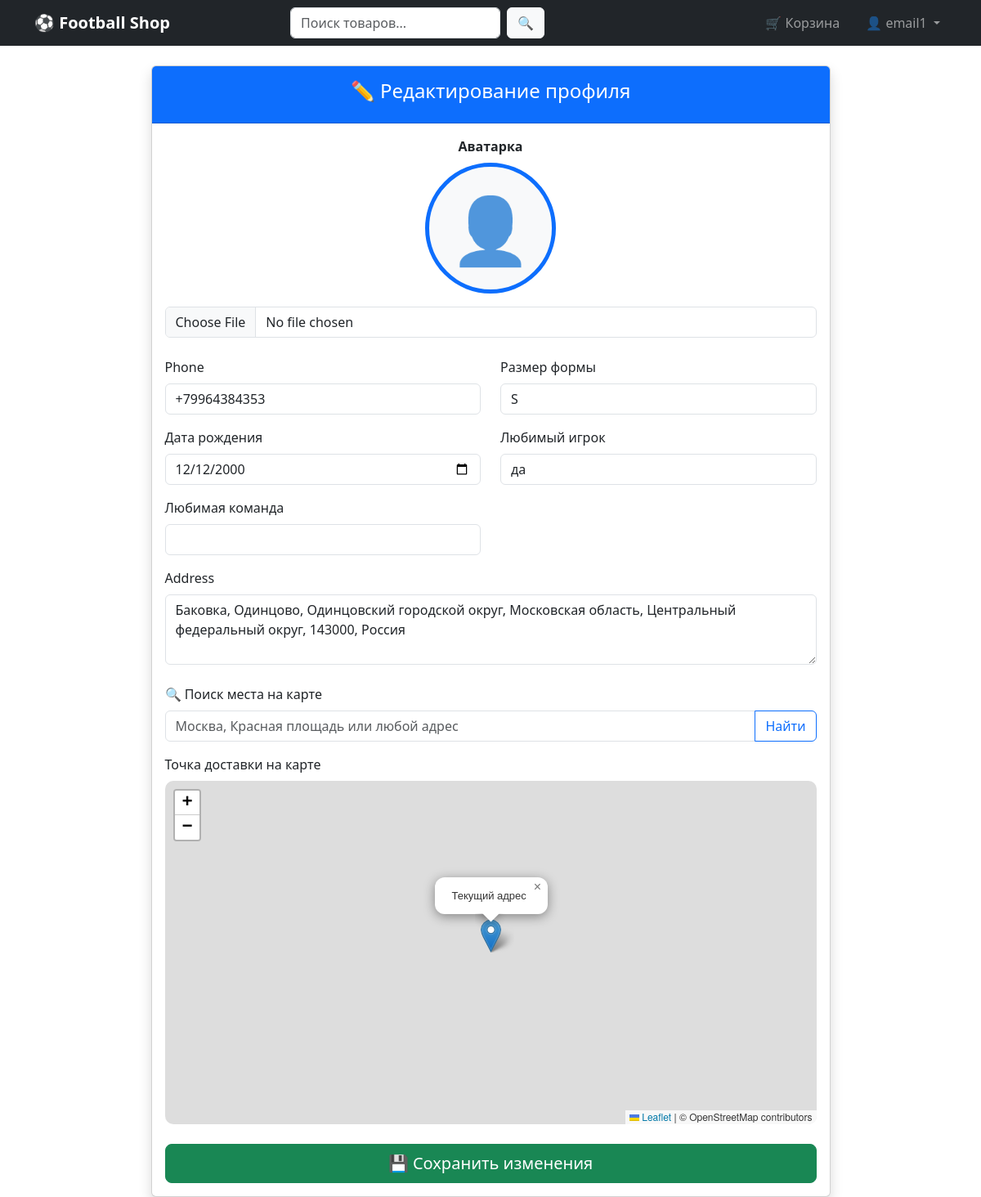
Page /accounts/profile/edit/ (signed in) on the committed database.
### accounts/models.py (models this page shows, shortened)
class Profile(models.Model):
    user = models.OneToOneField(User, on_delete=models.CASCADE, related_name='profile')
    phone = models.CharField(
        max_length=15,
        blank=True,
        validators=[RegexValidator(regex=r'^\+?1?\d{9,15}$', message="Введите корректный номер телефона")]
    )
    address = models.TextField(blank=True)
    date_of_birth = models.DateField(null=True, blank=True)
    avatar = models.ImageField(
        upload_to='avatars/',
        blank=True,
        null=True,
        verbose_name="Аватарка"
    )
    favorite_team = models.CharField(
        max_length=100,
        blank=True,
        verbose_name="Любимая команда"
    )
    shirt_size = models.CharField(
        max_length=5,
        choices=[
            ('XS', 'XS'), ('S', 'S'), ('M', 'M'),
            ('L', 'L'), ('XL', 'XL'), ('XXL', 'XXL')
        ],
        blank=True,
        verbose_name="Размер формы"
    )
    favorite_player = models.CharField(
        max_length=100,
        blank=True,
        verbose_name="Любимый игрок"
    )
    latitude = models.FloatField(null=True, blank=True, verbose_name="Широта")
    longitude = models.FloatField(null=True, blank=True, verbose_name="Долгота")

### accounts/views.py (the view)
# urls.py: path('profile/edit/', views.edit_profile, name='edit_profile'),
@login_required
def edit_profile(request):
    profile = request.user.profile
    if request.method == 'POST':
        form = ProfileForm(request.POST, request.FILES, instance=profile)
        if form.is_valid():
            form.save()
            messages.success(request, 'Профиль успешно обновлён!')
            return redirect('accounts:profile')
    else:
        form = ProfileForm(instance=profile)
    return render(request, 'accounts/edit_profile.html', {
        'form': form,
        'profile': profile
    })

### accounts/forms.py (shortened to what this page needs)
class ProfileForm(forms.ModelForm):
    date_of_birth = forms.DateField(
        required=False,
        widget=forms.DateInput(attrs={
            'class': 'form-control',
            'type': 'date'
        }),
        input_formats=['%Y-%m-%d', '%d.%m.%Y'],  # важно!
        label="Дата рождения"
    )
    class Meta:
        model = Profile
        fields = [
            'avatar', 'phone', 'address', 'date_of_birth',
            'favorite_team', 'shirt_size', 'favorite_player',
            'latitude', 'longitude'
        ]
        widgets = {
            'avatar': forms.FileInput(attrs={'class': 'form-control'}),
            'phone': forms.TextInput(attrs={'class': 'form-control', 'placeholder': '+7 (999) 123-45-67'}),
            'address': forms.Textarea(attrs={'class': 'form-control', 'rows': 3}),
            'favorite_team': forms.TextInput(attrs={'class': 'form-control'}),
            'shirt_size': forms.Select(attrs={'class': 'form-control'}),
            'favorite_player': forms.TextInput(attrs={'class': 'form-control'}),
            'latitude': forms.HiddenInput(),
            'longitude': forms.HiddenInput(),
        }

### templates/accounts/edit_profile.html (shortened to what this page needs)
{% extends 'base.html' %}
{% block extra_css %}
<link rel="stylesheet" href="https://unpkg.com/leaflet@1.9.4/dist/leaflet.css" />
{% endblock %}
{% block content %}
<div class="row justify-content-center">
    <div class="col-lg-9">
        <div class="card shadow">
            <div class="card-header bg-primary text-white text-center py-3">
                <h4>✏️ Редактирование профиля</h4>
            </div>
            <div class="card-body">
                <form method="post" enctype="multipart/form-data" id="profile-form">
                    <div class="mb-4 text-center">
                        <label class="form-label fw-bold">Аватарка</label><br>
                        {% if profile.avatar %}
                            <img src="{{ profile.avatar.url }}" alt="Аватар" class="avatar-preview mb-3">
                        {% else %}
                            <div class="avatar-preview bg-light d-flex align-items-center justify-content-center mx-auto mb-3">
                                <span class="display-1 text-muted">👤</span>
                            </div>
                        {% endif %}
                        {{ form.avatar }}
                    </div>
                    <div class="row">
                        <div class="col-md-6">
                            <div class="mb-3">
                                <label class="form-label">{{ form.phone.label }}</label>
                                {{ form.phone }}
                            </div>
                            <div class="mb-3">
                                <label class="form-label">{{ form.date_of_birth.label }}</label>
                                <input type="date"
                                       name="date_of_birth"
                                       id="id_date_of_birth"
                                       class="form-control"
                                       value="{% if profile.date_of_birth %}{{ profile.date_of_birth|date:'Y-m-d' }}{% endif %}">
                            </div>
                            <div class="mb-3">
                                <label class="form-label">{{ form.favorite_team.label }}</label>
                                {{ form.favorite_team }}
                            </div>
                        </div>
                        <div class="col-md-6">
                            <div class="mb-3">
                                <label class="form-label">{{ form.shirt_size.label }}</label>
                                {{ form.shirt_size }}
                            </div>
                            <div class="mb-3">
                                <label class="form-label">{{ form.favorite_player.label }}</label>
                                {{ form.favorite_player }}
                            </div>
                        </div>
                    </div>
                    <div class="mb-4">
                        <label class="form-label">{{ form.address.label }}</label>
                        {{ form.address }}
                    </div>
                    <div class="mb-3">
                        <label class="form-label">🔍 Поиск места на карте</label>
                        <div class="input-group">
                            <input type="text" id="search-input" class="form-control" placeholder="Москва, Красная площадь или любой адрес">
                            <button type="button" id="search-btn" class="btn btn-outline-primary">Найти</button>
                        </div>
                    </div>
                    <div class="mb-4">
                        <label class="form-label">Точка доставки на карте</label>
                        <div id="map"></div>
                    </div>
                    <div class="d-grid">
                        <button type="submit" class="btn btn-success btn-lg">💾 Сохранить изменения</button>
                    </div>
                </form>
            </div>
        </div>
    </div>
</div>
{% endblock %}

### templates/base.html (shortened to what this page needs)
<!DOCTYPE html>
<html lang="ru">
<head>
    <link href="https://cdn.jsdelivr.net/npm/bootstrap@5.3.3/dist/css/bootstrap.min.css" rel="stylesheet">
    <link href="https://cdn.jsdelivr.net/npm/bootstrap-icons@1.11.3/font/bootstrap-icons.css" rel="stylesheet">
    {% block extra_css %}{% endblock %}
</head>
<body>
    <nav class="navbar navbar-expand-lg navbar-dark bg-dark">
        <div class="container">
            <a class="navbar-brand fw-bold" href="{% url 'shop:index' %}">
                ⚽ Football Shop
            </a>
            <div class="collapse navbar-collapse" id="navbarNav">
                <form class="d-flex mx-auto" style="max-width: 420px;" method="get" action="{% url 'shop:search' %}">
                    <input type="text" name="q" class="form-control" placeholder="Поиск товаров..." value="{{ request.GET.q }}">
                    <button type="submit" class="btn btn-light ms-2">🔍</button>
                </form>
                <ul class="navbar-nav ms-auto align-items-center">
                    {% if user.is_authenticated %}
                        <li class="nav-item me-3">
                            <a class="nav-link position-relative" href="{% url 'shop:cart' %}">
                                🛒 Корзина
                            </a>
                        </li>
                        <li class="nav-item dropdown">
                            <a class="nav-link dropdown-toggle" href="#" role="button" data-bs-toggle="dropdown">
                                👤 {{ user.username }}
                            </a>
                        </li>
                    {% endif %}
                </ul>
            </div>
        </div>
    </nav>
    <div class="container mt-4">
        {% block content %}
        {% endblock %}
    </div>
</body>
</html>

### templates/accounts/edit_profile.html (style rules this page uses)
#map { height: 420px; border-radius: 10px; }
.avatar-preview { width: 160px; height: 160px; object-fit: cover; border-radius: 50%; border: 5px solid #0d6efd; }

### rows in the picture
Profile: phone "+79964384353", date_of_birth "12/12/2000", shirt_size "S", favorite_player "да", address "Баковка, Одинцово, Одинцовский городской округ, Московская область, Центральный федеральный округ, 143000, Россия"

### other values in the picture
{{ user.username }} "email1"
